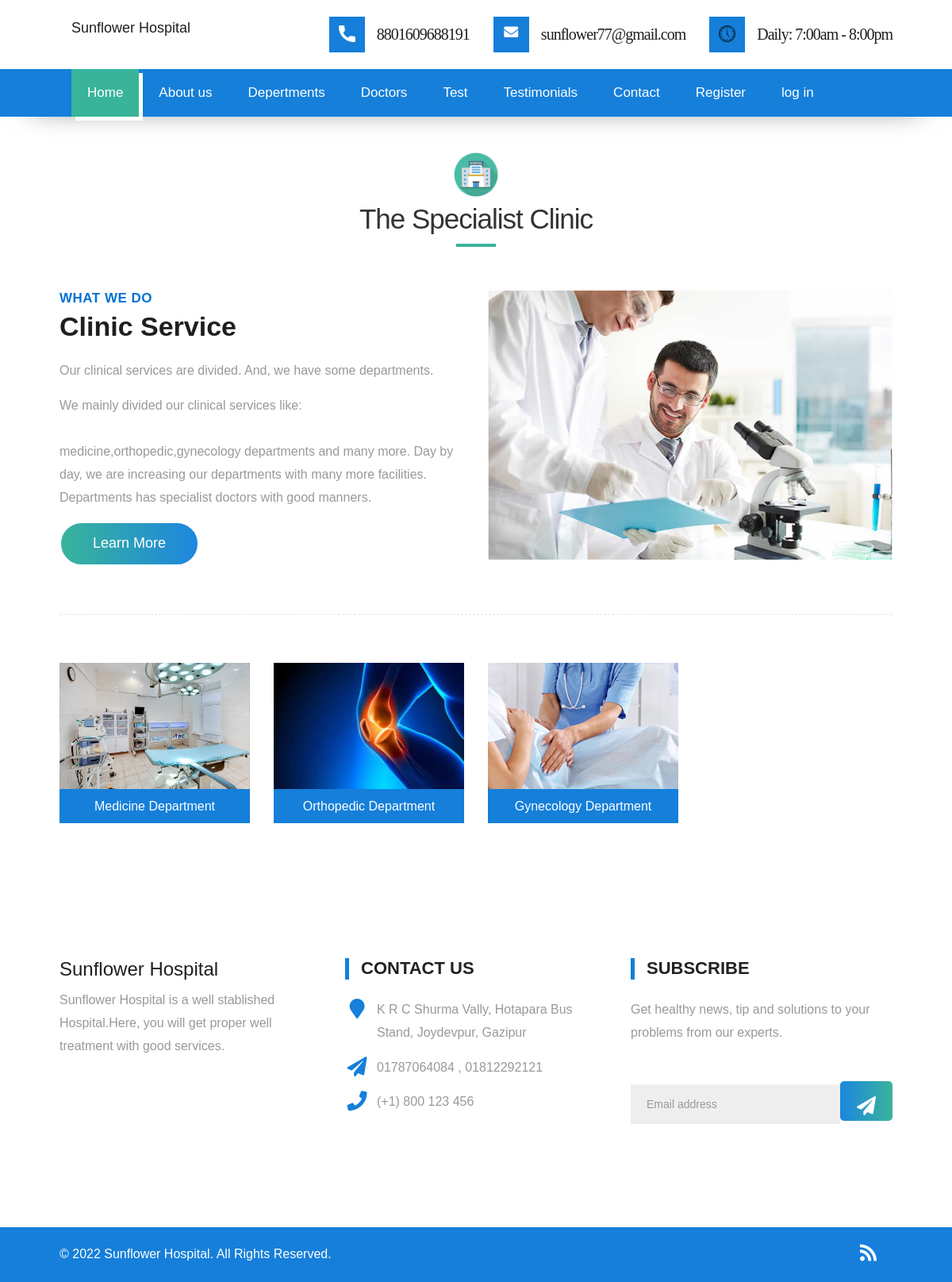
The page /about/ on the database its author committed.
### homeapp/models.py (models this page shows, shortened)
class Department(models.Model):
    name = models.CharField(max_length=200)
    image= models.ImageField(null=True,blank=True, default="avatar.svg")
    details=models.TextField()
    deptdoctor = models.ForeignKey(Doctor, on_delete=models.SET_NULL, null=True,related_name='doctor_name')

### homeapp/views.py (the view)
# urls.py: path('about/', views.about, name='aboutpage'),
def about(request):
    departments = Department.objects.all()[:4]
    return render(request,'homeapp/about.html',{'departments':departments})

### templates/homeapp/about.html (shortened to what this page needs)
{% extends 'base.html' %}
{% load static %}
{% block content %}
{% include 'homeapp/navbar.html' %}
<div id="about" class="section wow fadeIn header-margin">
    <div class="container">
       <div class="heading">
          <span class="icon-logo"><img src="{% static 'images/h.png'%}" alt="#"></span>
          <h2>The Specialist Clinic</h2>
       </div>
       <div class="row">
          <div class="col-md-6">
             <div class="message-box">
                <h4>What We Do</h4>
                <h2>Clinic Service</h2>
                <p class="lead">Our clinical services are divided. And, we have some departments.</p>
                <p>We mainly divided our clinical services like:<br><br> medicine,orthopedic,gynecology departments and many more. Day by day, we are increasing our departments with many more facilities.
                   Departments has specialist doctors with good manners.
                </p>
                <a href="#services" data-scroll class="btn btn-light btn-radius btn-brd grd1 effect-1">Learn More</a>
             </div>
          </div>
          <div class="col-md-6">
             <div class="post-media wow fadeIn">
                <img src="{% static 'images/about_03.jpg' %}" alt="" class="img-responsive">
             </div>
          </div>
       </div>
       <hr class="hr1">
       <div class="row">
         {% for service in departments %}
         <div class="col-md-3 col-sm-6 col-xs-12">
            <a href="{% url 'homeapp:departmentdetails' service.pk %}" >
            <div class="service-widget">
               <div class="post-media wow fadeIn">
                  <img src="{{service.image.url}}" alt="" class="img-responsive">
               </div>
               <h3>{{service.name}}</h3>
            </div>
         </a>
         </div>
         {% endfor %}
       </div>
    </div>
 </div>
 {% include 'homeapp/footer.html' %}
{% endblock %}

### static/css/style.css (style rules this page uses)
body { color: #999; font-size: 15px; font-family: 'Source Sans Pro', sans-serif; line-height: 1.80857; }
a { color: #1f1f1f; text-decoration: none !important; outline: none !important; -webkit-transition: all .3s ease-in-out; -moz-transition: all .3s ease-in-out; -ms-transition: all .3s ease-in-out; -o-transition: all .3s ease-in-out; transition: all .3s ease-in-out; }
h1, h2, h3, h4, h5, h6 { letter-spacing: 0; font-weight: normal; position: relative; padding: 0 0 10px 0; font-weight: normal; line-height: 120% !important; color: #1f1f1f; margin: 0 }
h2 { font-size: 22px }
h3 { font-size: 18px }
h4 { font-size: 16px }
a { color: #1f1f1f; text-decoration: none; outline: none; }
a, .btn { text-decoration: none !important; outline: none !important; -webkit-transition: all .3s ease-in-out; -moz-transition: all .3s ease-in-out; -ms-transition: all .3s ease-in-out; -o-transition: all .3s ease-in-out; transition: all .3s ease-in-out; }
.lead { font-size: 18px; line-height: 30px; color: #767676; margin: 0; padding: 0; }
.section { display: block; position: relative; overflow: hidden; padding: 120px 0; }
.effect-1 { display: inline-block; cursor: pointer; text-align: center; position: relative; text-decoration: none; z-index: 1; }
.effect-1:after { pointer-events: none; position: absolute; width: 100%; height: 100%; border-radius: 50%; content: ''; -webkit-box-sizing: content-box; -moz-box-sizing: content-box; box-sizing: content-box; }
.effect-1 { -webkit-transition: background 0.2s, color 0.2s; -moz-transition: background 0.2s, color 0.2s; transition: background 0.2s, color 0.2s; }
.effect-1:after { top: -7px; left: -7px; padding: 7px; box-shadow: 0 0 0 2px #2750ff; -webkit-transition: -webkit-transform 0.2s, opacity 0.2s; -webkit-transform: scale(.8); -moz-transition: -moz-transform 0.2s, opacity 0.2s; -moz-transform: scale(.8); -ms-transform: scale(.8); transition: transform 0.2s, opacity 0.2s; transform: scale(.8); opacity: 0; }
.effect-1:after { -webkit-transform: scale(1.2); -moz-transform: scale(1.2); -ms-transform: scale(1.2); transform: scale(1.2); }
.service-widget h3 { font-size: 21px; color: #ffffff; padding: 20px 0 12px; margin: 0; }
.message-box h4 { text-transform: uppercase; padding: 0; margin: 0 0 5px; font-weight: 600; letter-spacing: 0.5px; font-size: 15px; color: #999; }
.message-box h2 { font-size: 38px; font-weight: 300; padding: 0 0 10px; margin: 0; line-height: 62px; margin-top: 0; text-transform: none; }
.message-box p { margin-bottom: 20px; }
.message-box .lead { padding-top: 10px; font-size: 19px; font-style: italic; color: #999; padding-bottom: 0; }
.post-media { position: relative; }
.post-media img { width: 100%; }
hr.hr1 { position: relative; margin: 60px 0; border: 1px dashed #f2f3f5; }
.btn { border: 0 !important; }
.nav-pills, .effect-1:after, .nav-pills > li > a, .global-radius, .btn-brd { -webkit-border-radius: 100px; -moz-border-radius: 100px; border-radius: 100px; }
.btn-light { padding: 13px 40px; font-size: 18px; border: 2px solid #ffffff !important; color: #ffffff; background-color: transparent; }
.header-margin { margin-top: 80px; }
body { margin-top:20px; }

### static/css/colors.css (style rules this page uses)
.icon_wrap:hover, .nav-pills > li.active > a, .nav-pills > li.active > a:focus, .nav-pills > li.active > a:hover, .icon-wrapper:hover i, .grd1 { color: #ffffff; background: #db00ce; background: -moz-linear-gradient(left, #db00ce 0%, #2750ff 100%); background: -webkit-linear-gradient(left, #db00ce 0%, #2750ff 100%); background: linear-gradient(to right, #db00ce 0%, #2750ff 100%); filter: progid: DXImageTransform.Microsoft.gradient( startColorstr='#db00ce', endColorstr='#2750ff', GradientType=1); }

### static/css/responsive.css (style rules this page uses)
@media (max-width: 1200px) { .container { width: 90%; } }

### static/css/detail.css (style rules this page uses)
img { max-width: 100%; }
img { vertical-align: middle; border-style: none; }

### rows shown on the page
Department: image (picture), name "Medicine Department"
Department: image (picture), name "Orthopedic Department"
Department: image (picture), name "Gynecology Department"
